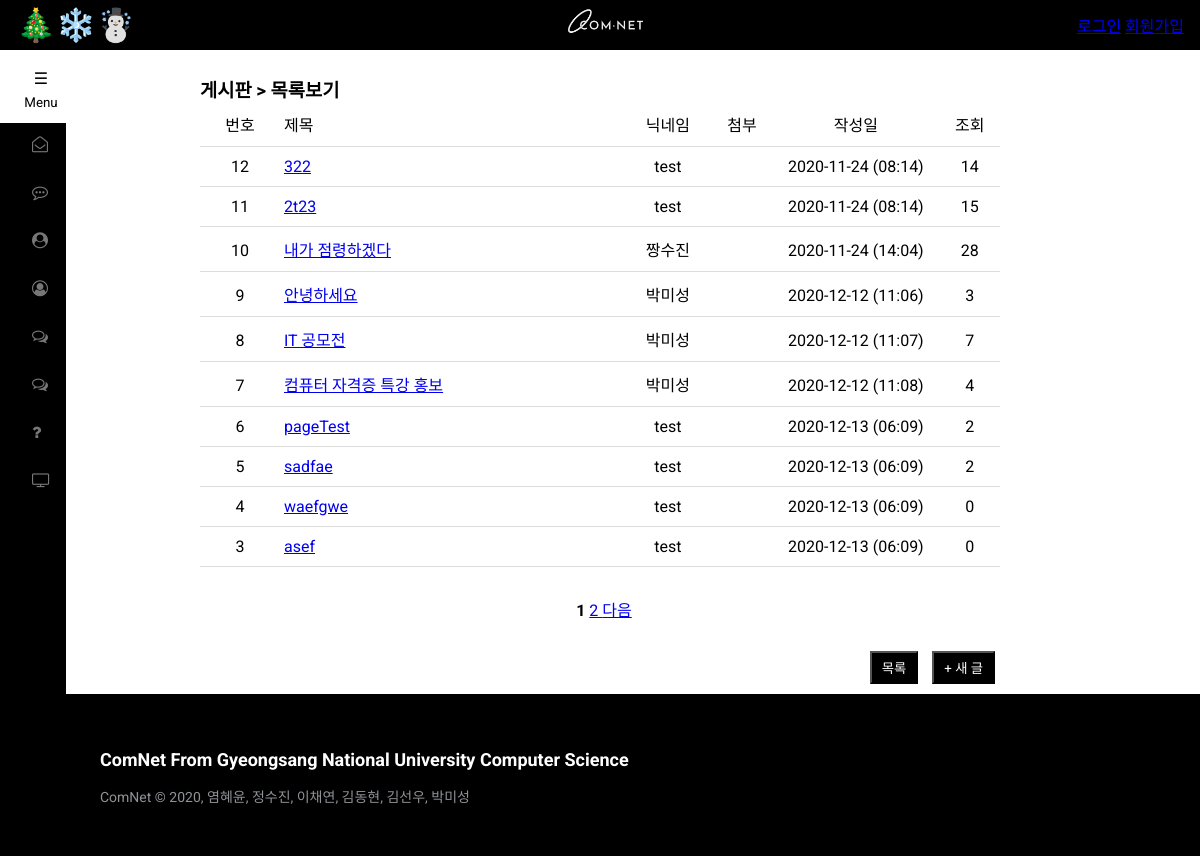
The page /작업소스파일들입니다/작업소스파일들입니다/board/board_form.php on the database its author committed.
### tables this page shows
CREATE TABLE `board_table` (
  `idx` int(10) NOT NULL AUTO_INCREMENT COMMENT '게시글 일련번호',
  `board_title` char(200) NOT NULL COMMENT '게시글 제목',
  `username` char(10) NOT NULL COMMENT '닉네임',
  `id` char(15) NOT NULL COMMENT '유저 아이디',
  `create_date` char(20) NOT NULL COMMENT '게시글 작성 날짜',
  `click_count` int(10) NOT NULL COMMENT '게시글 조회수',
  `content` text NOT NULL COMMENT '게시글 내용',
  `file_name` char(100) DEFAULT NULL COMMENT '첨부파일',
  `file_type` char(100) DEFAULT NULL,
  `file_copied` char(100) DEFAULT NULL,
  PRIMARY KEY (`idx`) USING BTREE
);

### 작업소스파일들입니다/작업소스파일들입니다/board/board_form.php (the view, shortened to what this page needs)
<!DOCTYPE html>
<html>
<head>
    <link rel="stylesheet" type="text/css" href="../css/styles.css">
    <link rel="stylesheet" type="text/css" href="../css/footer.css">
</head>
<body>
<header>
    <?php include $_SERVER['DOCUMENT_ROOT']."/header.php"; ?>
</header>
<section>
    <div id="board_box">
        <h3>게시판 > 목록보기</h3>
        <ul id="board_list">
            <li>
                <span class="col1">번호</span>
                <span class="col2">제목</span>
                <span class="col3">닉네임</span>
                <span class="col4">첨부</span>
                <span class="col5">작성일</span>
                <span class="col6">조회</span>
            </li>
<?php
    if(isset($_GET["page"])) {
        $page = $_GET["page"];
    } else {
        $page = 1;
    }
    $conn = mysqli_connect("","","","");
    mysqli_query($conn, "set session character_set_connection=utf8;");
    mysqli_query($conn, "set session character_set_results=utf8;");
    mysqli_query($conn, "set session character_set_client=utf8;");
    $sql = "SELECT * FROM board_table";
    $result = mysqli_query($conn, $sql);
    $total_instance = mysqli_num_rows($result);
    $scale = 10;
    if ($total_instance % $scale == 0) {
        $total_page = floor($total_instance/$scale);
    } else {
        $total_page = floor($total_instance/$scale) + 1;
    }
    $start = ($page - 1) * $scale;
    $number = $total_instance - $start;
    for($i = $start; $i < $start + $scale && $i < $total_instance; $i++) {
        mysqli_data_seek($result, $i);
        $row = mysqli_fetch_array($result);
        $idx = $row["idx"];
        $board_title = $row["board_title"];
        $username = $row["username"];
        $create_date = $row["create_date"];
        $click_count = $row["click_count"];
?>
            <li>
                <span class="col1"><?php echo $number?></span>
                <span class="col2"><a href="board_read.php?idx=<?php echo $idx ?>&page=<?php echo $page?>"><?php echo $board_title?></a></span>
                <span class="col3"><?php echo $username?></span>
                <span class="col5"><?php echo $create_date?></span>
                <span class="col6"><?php echo $click_count?></span>
            </li>
<?php
        $number--;
    }
?>
        </ul>
        <ul id="page_num">
<?php
    if($total_page >= 2 && $page >= 2) {
        $new_page = $page - 1;
        echo "<li><a href='board_form.php?page=$new_page'> 이전</a></li>";
    } else {
        echo "<li>&nbsp;</li>";
    }
    for ($i = 1; $i <= $total_page; $i++) {
        if ($page == $i) {
            echo "<li><b> $i </b></li>";
        } else {
            echo "<li><a href='board_form.php?page=$i'> $i </a></li>";
        }
    }
    if ($total_page >= 2 && $page != $total_page) {
        $new_page = $page + 1;
        echo "<li><a href='board_form.php?page=$new_page'> 다음 </a></li>";
    } else {
        echo "<li>&nbsp</li>";
    }
?>
        </ul>
        <ul class="buttons">
            <li><button onclick="location.href='board_form.php'">목록</button></li>
            <li>
<?php
    if($userid) {
?>
                <button onclick="location.href='board_write_form.php'">+ 새 글</=></button>
<?php
    } else {
?>
                <a href="javascript:alert('로그인 후 이용 가능합니다')"><button>+ 새 글</button></a>
<?php
    }
?>
            </li>
        </ul>
    </div>
</section>
<footer>
    <?php include "../footer.php";?>
</footer>
</body>
</html>

### 작업소스파일들입니다/작업소스파일들입니다/css/footer.css (style rules this page uses)
* { font-family: Roboto; }

### 작업소스파일들입니다/작업소스파일들입니다/css/message.css (style rules this page uses)
#page_num { text-align: center; margin: 30px 0 }
#page_num li { display: inline; }
li { list-style: none }

### 작업소스파일들입니다/작업소스파일들입니다/css/bar.css (style rules this page uses)
header { position: fixed; top: 0; left: 0; right: 0; height: 50px; padding: 1rem; color: white; background: black; font-weight: white; display: flex; justify-content: space-between; align-items: center; }
body { padding-top: 75px; }
* { box-sizing: border-box; }

### 작업소스파일들입니다/작업소스파일들입니다/board/board_form.php (style rules this page uses)
* { padding: 0; margin: 0; }
ul { list-style-type: none; }
#board_list li { padding: 10px 0; border-bottom: solid 1px #dddddd; }
#board_list span { display: inline-block; text-align: center; }
#board_list .col1 { width: 80px; }
#board_list .col2 { width: 330px; text-align: left; }
#board_list .col3 { width: 100px; }
#board_list .col4 { width: 40px; }
#board_list .col5 { width: 180px; }
#board_list .col6 { width: 40px; }
#page_num { text-align: center; margin: 30px 0 }
#page_num li { display: inline; }
#board_box { width: 800px; margin: 0 auto 10px auto; }
#board_box .buttons { text-align: right; }
#board_box .buttons li { display: inline; margin: 5px; }
#board_box .buttons li button { padding: 5px 10px; background-color: #000; color: #fff; }

### rows shown on the page
board_table: board_title "322", username "test", create_date "2020-11-24 (08:14)", click_count "14"
board_table: board_title "2t23", username "test", create_date "2020-11-24 (08:14)", click_count "15"
board_table: board_title "내가 점령하겠다", username "짱수진", create_date "2020-11-24 (14:04)", click_count "28"
board_table: board_title "안녕하세요", username "박미성", create_date "2020-12-12 (11:06)", click_count "3"
board_table: board_title "IT 공모전", username "박미성", create_date "2020-12-12 (11:07)", click_count "7"
board_table: board_title "컴퓨터 자격증 특강 홍보", username "박미성", create_date "2020-12-12 (11:08)", click_count "4"
board_table: board_title "pageTest", username "test", create_date "2020-12-13 (06:09)", click_count "2"
board_table: board_title "sadfae", username "test", create_date "2020-12-13 (06:09)", click_count "2"
board_table: board_title "waefgwe", username "test", create_date "2020-12-13 (06:09)", click_count "0"
board_table: board_title "asef", username "test", create_date "2020-12-13 (06:09)", click_count "0"
